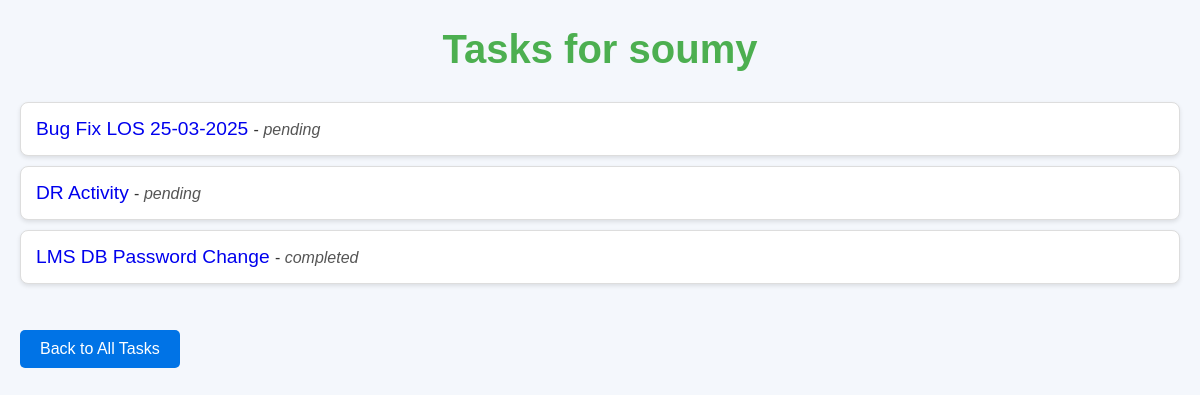
Page /tasks/user/soumy/ on the committed database.
### tasks/models.py (models this page shows, shortened)
class CustomUser(AbstractUser):
    name = models.CharField(max_length=255, null=True, blank=True)  # Optional name field
    email = models.EmailField(unique=True)  # Enforcing unique email
    mobile = models.CharField(
        max_length=15,
        unique=True,
        validators=[RegexValidator(regex=r'^\d{10,15}$', message="Enter a valid mobile number")]
    )

class Task(models.Model):
    STATUS_CHOICES = [
        ('pending', 'Pending'),
        ('in_progress', 'In Progress'),
        ('completed', 'Completed')
    ]
    name = models.CharField(max_length=255)
    description = models.TextField()
    created_at = models.DateTimeField(auto_now_add=True)
    task_type = models.CharField(max_length=100, null=True, blank=True)  # Optional
    completed_at = models.DateTimeField(null=True, blank=True)
    status = models.CharField(max_length=20, choices=STATUS_CHOICES, default='pending')
    assigned_users = models.ManyToManyField(CustomUser, related_name="tasks")  # Many users can be assigned

### tasks/views.py (the view)
# urls.py: path('tasks/user/<str:username>/', user_tasks_view, name='user-tasks-view'),
def user_tasks_view(request, username):
    user = get_object_or_404(CustomUser, username=username)
    tasks = user.tasks.all()
    return render(request, 'tasks/user_tasks.html', {'tasks': tasks, 'user': user})

### tasks/templates/tasks/user_tasks.html (shortened to what this page needs)
<!DOCTYPE html>
<html lang="en">
  <head>
  </head>
  <body>
    <h1>Tasks for {{ user.username }}</h1>
    <ul>
      {% for task in tasks %}
      <li>
        <div>
          <span class="task-name">
            <a href="{% url 'task-detail' task.name %}">{{ task.name }}</a>
          </span>
          - <span class="task-status">{{ task.status }}</span>
        </div>
      </li>
      {% empty %}
      <p class="no-tasks">No tasks assigned.</p>
      {% endfor %}
    </ul>
    <a href="{% url 'all-tasks' %}" class="back-link">Back to All Tasks</a>
  </body>
</html>

### tasks/templates/tasks/user_tasks.html (style rules this page uses)
a { text-decoration: none; }
body { font-family: Arial, sans-serif; background-color: #f4f7fc; margin: 20px; color: #333; }
h1 { text-align: center; color: #4caf50; font-size: 2.5em; margin-bottom: 30px; }
ul { list-style-type: none; padding: 0; }
li { background-color: #fff; border: 1px solid #ddd; margin: 10px 0; padding: 15px; border-radius: 8px; box-shadow: 0 2px 4px rgba(0, 0, 0, 0.1); display: flex; justify-content: space-between; align-items: center; }
.task-name { font-size: 1.2em; color: #0073e6; }
.task-status { font-style: italic; color: #555; }
.back-link { display: inline-block; background-color: #0073e6; color: white; padding: 10px 20px; text-decoration: none; border-radius: 5px; margin-top: 30px; text-align: center; }

### rows in the picture
CustomUser: username "soumy"
Task: name "Bug Fix LOS 25-03-2025", status "pending"
Task: name "DR Activity", status "pending"
Task: name "LMS DB Password Change", status "completed"
